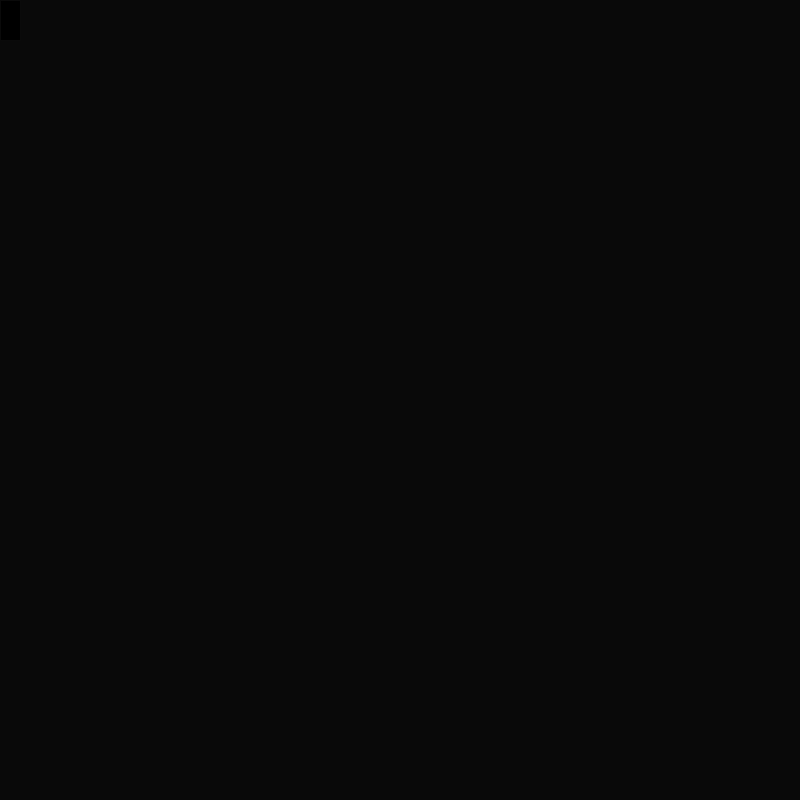
Frame 1 (no input)
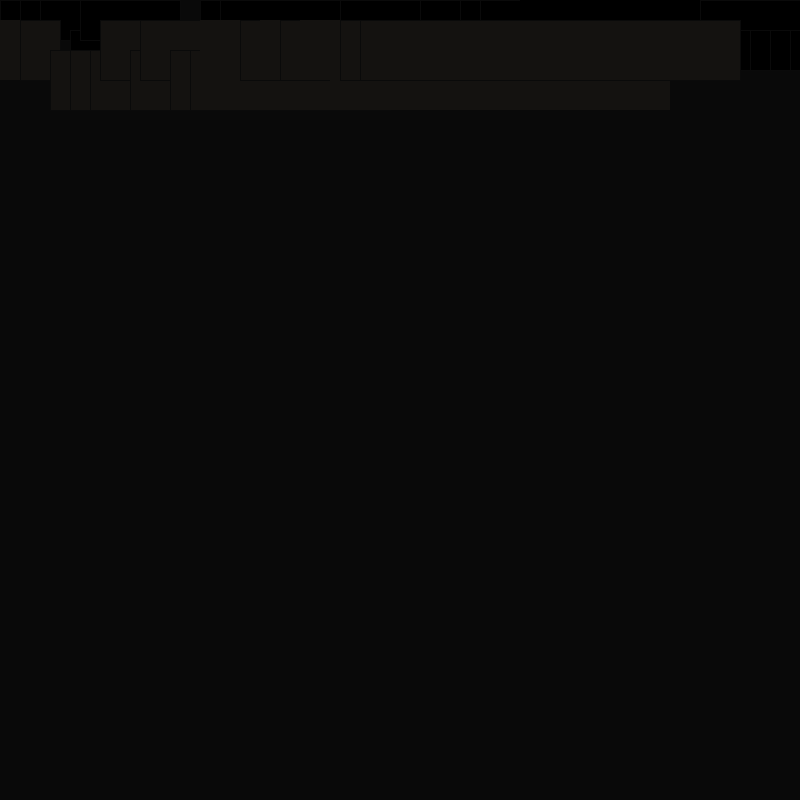
Frame 60 (the mouse pressed at the canvas centre just before this capture)
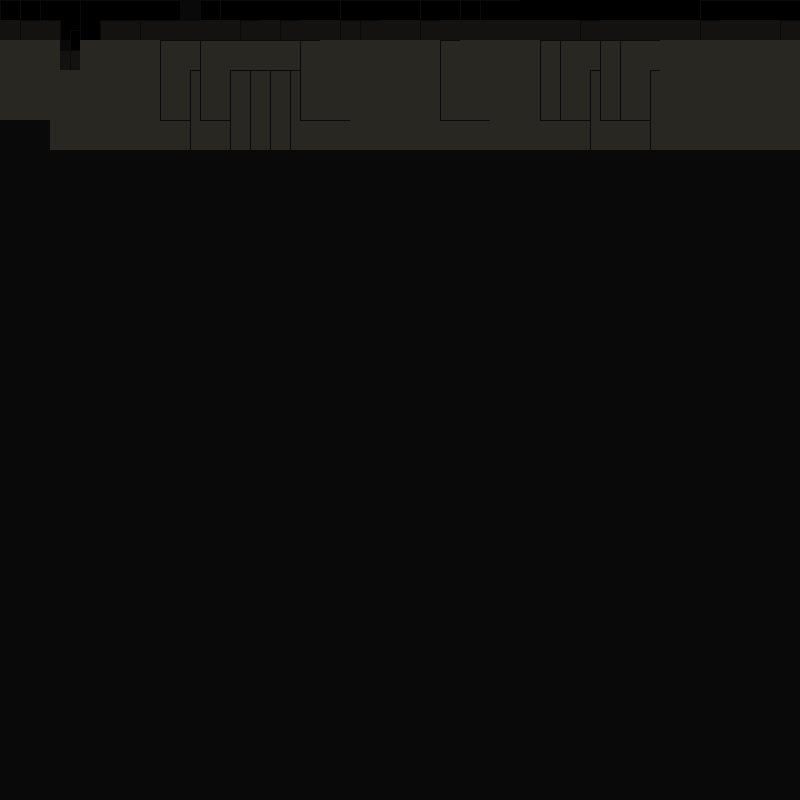
Frame 120 (the mouse held since frame 60 and released just before this capture)

The Processing sketch that drew these frames (run headless with seeded random() and noise(); from frame 60 on, the mouse is pressed at the canvas centre):

// Processing sketch: HW_2_SimpleAlgorithmDesign
// ── HW_2_SimpleAlgorithmDesign.pde
int x = 0;
int y = 0;

void setup() {
  size(800, 800);
  background(9);
  colorMode(HSB);
}

void draw() {
  if (random(1)>0.5) {
    fill(y,40,y);
    stroke(10);
    if(random(1)>0.5){
      noStroke();
    }
    rect(x, y, x+20, y+40);
    
  }
  else {
    rect(x+10, y+30, x+20, y+40);
  }
  x+=20;
  if ( x >width) {
    x=0;
    y+=20;
  }
}
